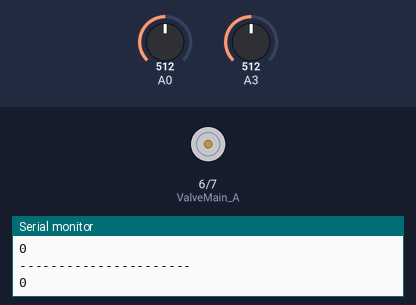
Bench run of a sketch on a simulated Arduino Uno, built with avr-gcc and run on an emulated ATmega328P. On the bench: motor-driver pin pairs drawn as motors (green arrow = first pin HIGH = forward, orange = second pin HIGH = backward, longer = more drive), the last lines printed to the serial monitor. The inputs (shaded band) are chosen by the test bench; at power-on: A3 = 512, A0 = 512.

Above: at 1.3 s.
1.4 s: A3 set to 810
2.9 s: A3 set to 829
At 3.4 s:
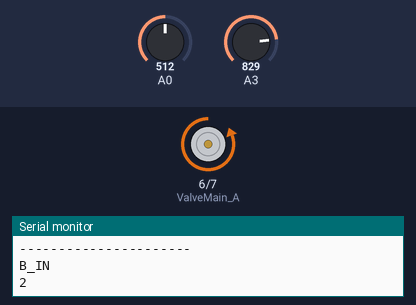
4.5 s: A3 set to 122
At 5.8 s:
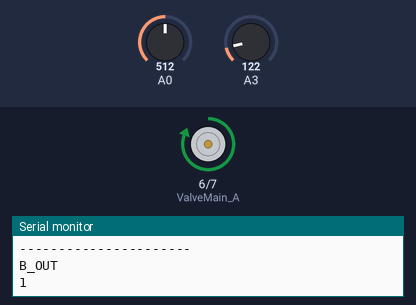
8.0 s: A3 set to 207
9.5 s: A3 set to 228
At 9.8 s:
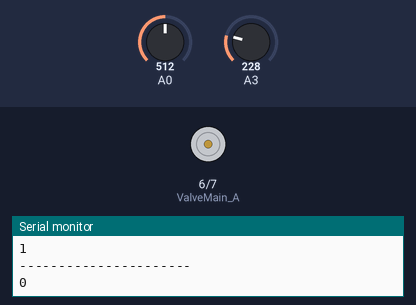
Timing chart, 0 to 12.0 s (numbered marks = the images above; inputs shaded):
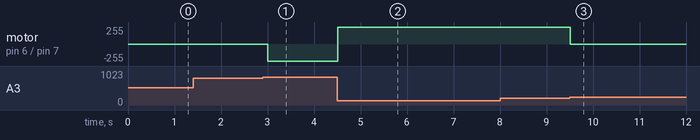

The sketch:

pneumobil_5.ino
```cpp
int ValveMain_A = 6;
int ValveMain_B = 7;
int out_stop_position=300;
int in_stop_position=20;
int state_p=0;
int mid_delay=15;

void setup()
{
Serial.begin(115200);
  pinMode(ValveMain_A, OUTPUT);
  pinMode(ValveMain_B, OUTPUT);
  digitalWrite(ValveMain_A, LOW);
  digitalWrite(ValveMain_B, LOW);
}

void loop()
{
int PistonA_position = map(analogRead(A0),170,860,320,0);
int PistonB_position = map(analogRead(A3),170,860,320,0);
state_p=0;
Serial.println("----------------------");
if(PistonA_position >= out_stop_position)Serial.println("A_OUT");
if(PistonA_position <= in_stop_position)Serial.println("A_IN");
if(PistonB_position >= out_stop_position){
  Serial.println("B_OUT");
  state_p=1;
}
if(PistonB_position <= in_stop_position){
  Serial.println("B_IN");
  state_p=2;
  }

if (state_p==1){
digitalWrite(ValveMain_A,1);
digitalWrite(ValveMain_B,0);
//delay(mid_delay);
//digitalWrite(ValveMain_A,0);
//digitalWrite(ValveMain_B,0);
Serial.println("1");

}
else if(state_p==2){
digitalWrite(ValveMain_A,0);
digitalWrite(ValveMain_B,1);
//delay(mid_delay);
//digitalWrite(ValveMain_A,0);
//digitalWrite(ValveMain_B,0);
Serial.println("2");
}
else {
digitalWrite(ValveMain_A,0);
digitalWrite(ValveMain_B,0);
Serial.println("0");
}
delay(500);

}
```

Measured:
- the behaviour switches between 816 and 817 on A3 (found by bisection; images 0 and 1)
- the behaviour switches between 215 and 216 on A3 (found by bisection; images 2 and 3)
- after the input at 2.9 s, motor on pin 6 (ValveMain_A) / pin 7 (ValveMain_B): stopped → backward 255/255 after 0.10 s
- after the input at 4.5 s, motor on pin 6 (ValveMain_A) / pin 7 (ValveMain_B): backward 255/255 → forward 255/255 at once
- after the input at 9.5 s, motor on pin 6 (ValveMain_A) / pin 7 (ValveMain_B): forward 255/255 → stopped at once
